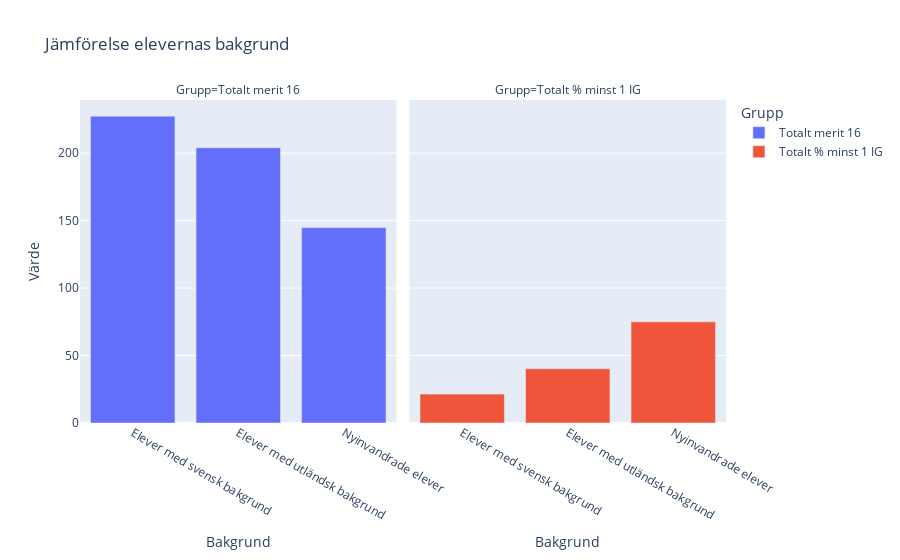

Notebook code for this chart:
### Markdown cell above
### Graf 3: Jämförelse elevernas bakgrund

### Code cell
column_names_grades = ["Key", "Totalt merit 16", "Flickor merit 16", "Pojkar merit 16", "Totalt merit 17", "Flickor merit 17", "Pojkar merit 17", "Totalt % minst 1 IG", "Flickor % minst 1 IG", "Pojkar % minst 1 IG"]
df_grades.columns = column_names_grades

df_svenska = df_grades[df_grades["Key"].isin(["Elever med svensk bakgrund", "Elever med utländsk bakgrund", "Nyinvandrade elever"])].reset_index(drop=True)
df_svenska
fig =px.bar(
    df_svenska, 
    x="Key", 
    y=["Totalt merit 16","Totalt % minst 1 IG"],
    labels={"variable": "Grupp", "value": "Värde", "Key": "Bakgrund"},
    facet_col="variable", 
    title="Jämförelse elevernas bakgrund") 

fig.write_html("visualiseringar/Jämförelse elevernas bakgrund.html")
fig

### Figure 1 — Plotly figure (JSON) as saved in the notebook; plotly's stock layout.template omitted (floating-point values rounded to 4 significant figures)
{"data": [{"hovertemplate": "Grupp=Totalt merit 16<br>Bakgrund=%{x}<br>Värde=%{y}<extra></extra>", "legendgroup": "Totalt merit 16", "marker": {"color": "#636efa", "pattern": {"shape": ""}}, "name": "Totalt merit 16", "orientation": "v", "showlegend": true, "textposition": "auto", "type": "bar", "x": ["Elever med svensk bakgrund", "Elever med utländsk bakgrund", "Nyinvandrade elever"], "xaxis": "x", "y": [227.4, 204.0, 144.8], "yaxis": "y"}, {"hovertemplate": "Grupp=Totalt % minst 1 IG<br>Bakgrund=%{x}<br>Värde=%{y}<extra></extra>", "legendgroup": "Totalt % minst 1 IG", "marker": {"color": "#EF553B", "pattern": {"shape": ""}}, "name": "Totalt % minst 1 IG", "orientation": "v", "showlegend": true, "textposition": "auto", "type": "bar", "x": ["Elever med svensk bakgrund", "Elever med utländsk bakgrund", "Nyinvandrade elever"], "xaxis": "x2", "y": [21.4, 40.2, 75.0], "yaxis": "y2"}], "layout": {"annotations": [{"font": {}, "showarrow": false, "text": "Grupp=Totalt merit 16", "x": 0.245, "xanchor": "center", "xref": "paper", "y": 1, "yanchor": "bottom", "yref": "paper"}, {"font": {}, "showarrow": false, "text": "Grupp=Totalt % minst 1 IG", "x": 0.755, "xanchor": "center", "xref": "paper", "y": 1, "yanchor": "bottom", "yref": "paper"}], "barmode": "relative", "legend": {"title": {"text": "Grupp"}, "tracegroupgap": 0}, "title": {"text": "Jämförelse elevernas bakgrund"}, "xaxis": {"anchor": "y", "domain": [0, 0.49], "title": {"text": "Bakgrund"}}, "xaxis2": {"anchor": "y2", "domain": [0.51, 1], "matches": "x", "title": {"text": "Bakgrund"}}, "yaxis": {"anchor": "x", "domain": [0, 1], "title": {"text": "Värde"}}, "yaxis2": {"anchor": "x2", "domain": [0, 1], "matches": "y", "showticklabels": false}}}
